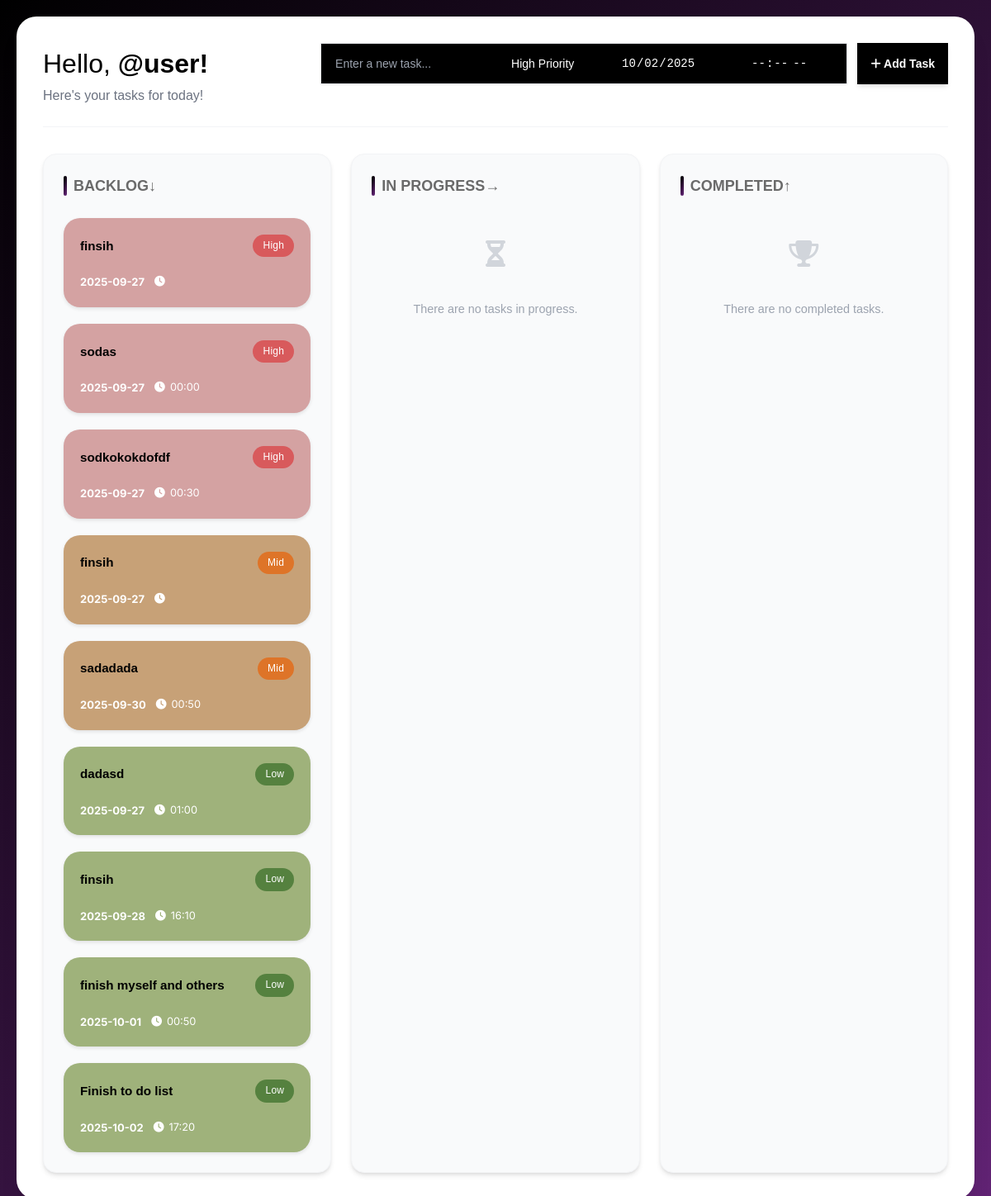
The page / on the database its author committed.
### tables this page shows
CREATE TABLE tasks (
            id INTEGER PRIMARY KEY AUTOINCREMENT,
            name TEXT NOT NULL,
            priority TEXT,
            date TEXT,
            time TEXT
        );

### todolist.py (the view)
@app.route('/')
def index():
    conn = sqlite3.connect('tododatabase.db')
    conn.row_factory = sqlite3.Row
    c = conn.cursor()
    c.execute('''
        SELECT * FROM tasks
        WHERE status = 'backlog' OR status IS NULL
        ORDER BY
            CASE priority
                WHEN 'high' THEN 1
                WHEN 'mid'  THEN 2
                WHEN 'low'  THEN 3
            END,
            date ASC,
            time ASC
    ''')
    backlog_tasks = c.fetchall()
    c.execute('''
        SELECT * FROM tasks
        WHERE status = 'in-progress'
        ORDER BY
            CASE priority
                WHEN 'high' THEN 1
                WHEN 'mid'  THEN 2
                WHEN 'low'  THEN 3
            END,
            date ASC,
            time ASC
    ''')
    in_progress_tasks = c.fetchall()
    c.execute('''
        SELECT * FROM tasks
        WHERE status = 'completed'
        ORDER BY
            CASE priority
                WHEN 'high' THEN 1
                WHEN 'mid'  THEN 2
                WHEN 'low'  THEN 3
            END,
            date ASC,
            time ASC
    ''')
    completed_tasks = c.fetchall()
    conn.close()
    return render_template('index.html',
                         tasks=backlog_tasks,
                         in_progress_tasks=in_progress_tasks,
                         completed_tasks=completed_tasks)

### templates/index.html (shortened to what this page needs)
{% extends 'base.html' %}
{% block body %}
<div class="container">
    <header class="header">
        <div class="greeting">
            <h1>Hello, </h1><h2><span class="user-name">@user!</span></h2>
            <p>Here's your tasks for today!</p>
        </div>
        <div class="task-inputs">
            <div class="task-bar">
                <input type="text" id="task-input" placeholder="Enter a new task...">
                <select id="priority-select" name="priority">
                    <option value="high">High Priority</option>
                    <input type="date" id="date-input" name="date">
                <input type="time" id="time-input">
            </div>
            <button id="add-task-button">
                <i class="fa-solid fa-plus"></i>
                Add Task
            </button>
        </div>
    </header>
<div class="tasks-container">
    <section class="column" data-status="backlog">
        <h2>BACKLOG↓</h2>
        <div id="task-card" class="drop-zone">
            {% for task in tasks %}
            <div class="task-card {{ task['priority'] }}" data-id="{{ task['id'] }}" draggable="true">
                <div class="task-header">
                    <div class="task-name">{{ task['name'] }}</div>
                    <div class="task-priority-badge {{ task['priority'] }}">{{ task['priority']|title }}</div>
                </div>
                <div class="task-content">
                    <div class="task-date">{{ task['date'] }}</div>
                    <div class="task-time">
                        <i class="fa-solid fa-clock"></i>
                        {{ task['time'] }}
                    </div>
                </div>
            </div>
            {% endfor %}
        </div>
    </section>
    <section class="column" data-status="in-progress">
        <h2>
            IN PROGRESS→
        </h2>
        <div class="task-list drop-zone" data-empty="{% if in_progress_tasks %}false{% else %}true{% endif %}">
            {% if in_progress_tasks %}
                {% for task in in_progress_tasks %}
                <div class="task-card {{ task['priority'] }}" data-id="{{ task['id'] }}" draggable="true">
                 <div class="task-card {{ task['priority'] }} completed" data-id="{{ task['id'] }}" draggable="true">
                    <div class="task-header">
                        <div class="task-name">{{ task['name'] }}</div>
                        <div class="task-priority-badge {{ task['priority'] }}">{{ task['priority']|title }}</div>
                    </div>
                    <div class="task-content">
                        <div class="task-date">{{ task['date'] }}</div>
                        <div class="task-time">
                            <i class="fa-solid fa-clock"></i>
                            {{ task['time'] }}
                        </div>
                    </div>
                    <div class="task-actions">
                        <i class="fa-solid fa-pen" title="Edit task"></i>
                        <i class="fa-solid fa-trash" title="Delete task"></i>
                    </div>
                </div>
                {% endfor %}
            {% else %}
                <i class="fa-solid fa-hourglass-half"></i>
                <p>There are no tasks in progress.</p>
            {% endif %}
        </div>
    </section>
    <section class="column" data-status="completed">
        <h2>COMPLETED↑</h2>
        <div class="task-list drop-zone" data-empty="{% if completed_tasks %}false{% else %}true{% endif %}">
            {% if completed_tasks %}
                {% for task in completed_tasks %}
                <div class="task-card {{ task['priority'] }}" data-id="{{ task['id'] }}" draggable="true">
                    <div class="task-header">
                        <div class="task-name">{{ task['name'] }}</div>
                        <div class="task-priority-badge {{ task['priority'] }}">{{ task['priority']|title }}</div>
                    </div>
                    <div class="task-content">
                        <div class="task-date">{{ task['date'] }}</div>
                        <div class="task-time">
                            <i class="fa-solid fa-clock"></i>
                            {{ task['time'] }}
                        </div>
                    </div>
                    <div class="task-actions">
                        <i class="fa-solid fa-pen" title="Edit task"></i>
                        <i class="fa-solid fa-trash" title="Delete task"></i>
                    </div>
                </div>
                {% endfor %}
            {% else %}
                <i class="fa-solid fa-trophy"></i>
                <p>There are no completed tasks.</p>
            {% endif %}
        </div>
    </section>
</div>
</div>
{% endblock %}

### templates/base.html (shortened to what this page needs)
<!DOCTYPE html>
<html>
    <head>
        <link rel="stylesheet" href="{{ url_for('static', filename='style.css') }}">
    </head>
    <body>
        {% block body %}{% endblock %}
    </body>
</html>

### rows shown on the page
tasks: name "finsih", priority "High", date "2025-09-27"
tasks: name "sodas", priority "High", date "2025-09-27", time "00:00"
tasks: name "sodkokokdofdf", priority "High", date "2025-09-27", time "00:30"
tasks: name "finsih", priority "Mid", date "2025-09-27"
tasks: name "sadadada", priority "Mid", date "2025-09-30", time "00:50"
tasks: name "dadasd", priority "Low", date "2025-09-27", time "01:00"
tasks: name "finsih", priority "Low", date "2025-09-28", time "16:10"
tasks: name "finish myself and others", priority "Low", date "2025-10-01", time "00:50"
tasks: name "Finish to do list", priority "Low", date "2025-10-02", time "17:20"
